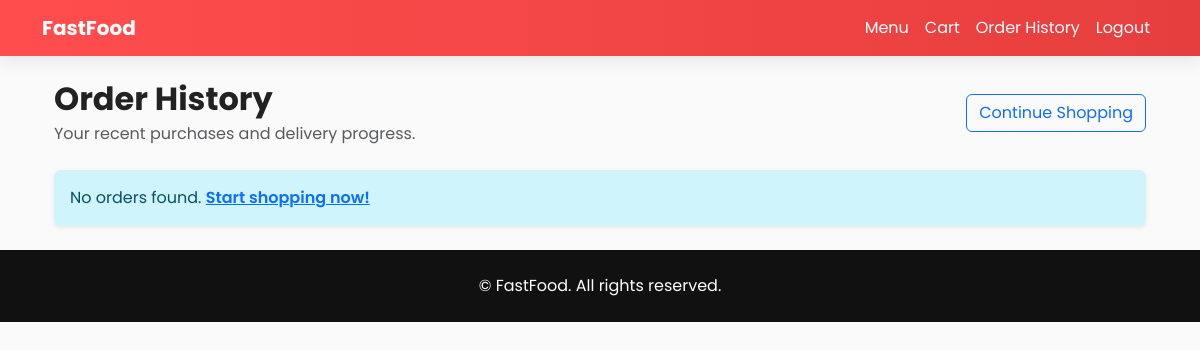
Before: /order-history/ (signed in) with the older database file.
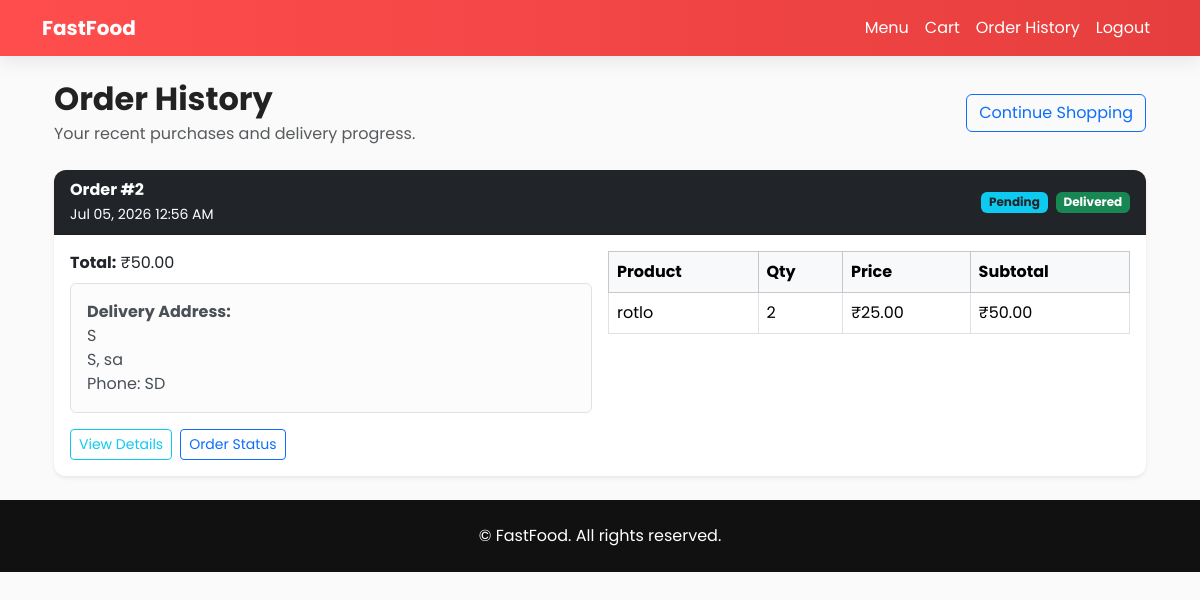
After: the same page with the newer database file.
### food_app/models.py (models this page shows, shortened)
class Order(models.Model):
    user = models.ForeignKey(User, on_delete=models.CASCADE)
    cart = models.ForeignKey(Cart, on_delete=models.SET_NULL, null=True, blank=True)
    total = models.DecimalField(max_digits=10, decimal_places=2)
    created_at = models.DateTimeField(default=timezone.now)
    status = models.CharField(max_length=20, default="Pending")
    delivery_address = models.ForeignKey(DeliveryAddress, on_delete=models.SET_NULL, null=True, blank=True)

class Delivery(models.Model):
    STATUS_CHOICES = [
        ('pending', 'Pending Assignment'),
        ('assigned', 'Assigned'),
        ('picked_up', 'Picked Up'),
        ('in_transit', 'In Transit'),
        ('delivered', 'Delivered'),
        ('cancelled', 'Cancelled'),
    ]
    order = models.OneToOneField(Order, on_delete=models.CASCADE, related_name="delivery")
    delivery_person = models.ForeignKey(DeliveryPerson, on_delete=models.SET_NULL, null=True, blank=True, related_name="deliveries")
    status = models.CharField(max_length=20, choices=STATUS_CHOICES, default='pending')
    estimated_delivery_time = models.DateTimeField(blank=True, null=True)
    actual_delivery_time = models.DateTimeField(blank=True, null=True)
    created_at = models.DateTimeField(default=timezone.now)
    updated_at = models.DateTimeField(auto_now=True)
    class Meta:
        verbose_name_plural = "Deliveries"

class DeliveryAddress(models.Model):
    user = models.ForeignKey(User, on_delete=models.CASCADE, related_name="delivery_addresses")
    street_address = models.CharField(max_length=255)
    city = models.CharField(max_length=100)
    postal_code = models.CharField(max_length=20)
    phone = models.CharField(max_length=20)
    latitude = models.FloatField(blank=True, null=True)
    longitude = models.FloatField(blank=True, null=True)
    is_default = models.BooleanField(default=False)
    created_at = models.DateTimeField(default=timezone.now)
    class Meta:
        verbose_name_plural = "Delivery Addresses"

class OrderItem(models.Model):
    order = models.ForeignKey(Order, on_delete=models.CASCADE, related_name="items")
    product = models.ForeignKey(Product, on_delete=models.SET_NULL, null=True)
    quantity = models.PositiveIntegerField()
    price = models.DecimalField(max_digits=10, decimal_places=2)
    @property
    def subtotal(self):
        return self.quantity * self.price

class Product(models.Model):
    category = models.ForeignKey(Category, on_delete=models.CASCADE, related_name="products")
    name = models.CharField(max_length=255)
    description = models.TextField(blank=True)
    price = models.DecimalField(max_digits=10, decimal_places=2)
    image = models.ImageField(upload_to='products/', blank=True, null=True)
    available = models.BooleanField(default=True)

### food_app/views.py (the view)
# urls.py: path("order-history/", views.order_history, name="order_history"),
@login_required(login_url="login")
def order_history(request):
    orders = request.user.order_set.all().order_by('-created_at')
    return render(request, "food_app/order_history.html", {
        "orders": orders
    })

### food_app/templates/food_app/order_history.html (shortened to what this page needs)
{% extends 'food_app/base.html' %}
{% block content %}
<div class="container mt-4">
    <div class="d-flex justify-content-between align-items-center mb-4">
        <div>
            <h2 class="fw-bold mb-1">Order History</h2>
            <p class="text-muted mb-0">Your recent purchases and delivery progress.</p>
        </div>
        <a href="{% url 'product_list' %}" class="btn btn-outline-primary">Continue Shopping</a>
    </div>
    {% if orders %}
        {% for order in orders %}
        <div class="card shadow-sm border-0 mb-4">
            <div class="card-header bg-dark text-white d-flex justify-content-between align-items-center">
                <div>
                    <strong>Order #{{ order.id }}</strong><br>
                    <small>{{ order.created_at|date:"M d, Y h:i A" }}</small>
                </div>
                <div class="d-flex gap-2 flex-wrap justify-content-end">
                    <span class="badge bg-info text-dark">{{ order.status }}</span>
                    {% if order.delivery %}
                        <span class="badge {% if order.delivery.status == 'delivered' %}bg-success{% elif order.delivery.status == 'cancelled' %}bg-danger{% else %}bg-warning text-dark{% endif %}">
                            {{ order.delivery.get_status_display }}
                        </span>
                    {% endif %}
                </div>
            </div>
            <div class="card-body">
                <div class="row g-3">
                    <div class="col-md-6">
                        <p class="mb-2"><strong>Total:</strong> ₹{{ order.total }}</p>
                        {% if order.delivery_address %}
                        <div class="alert alert-light border mb-0">
                            <strong>Delivery Address:</strong><br>
                            {{ order.delivery_address.street_address }}<br>
                            {{ order.delivery_address.city }}, {{ order.delivery_address.postal_code }}<br>
                            Phone: {{ order.delivery_address.phone }}
                        </div>
                        {% endif %}
                    </div>
                    <div class="col-md-6">
                        <div class="table-responsive">
                            <table class="table table-bordered align-middle mb-0">
                                <thead class="table-light">
                                    <tr>
                                        <th>Product</th>
                                        <th>Qty</th>
                                        <th>Price</th>
                                        <th>Subtotal</th>
                                    </tr>
                                </thead>
                                <tbody>
                                    {% for item in order.items.all %}
                                    <tr>
                                        <td>{{ item.product.name }}</td>
                                        <td>{{ item.quantity }}</td>
                                        <td>₹{{ item.price }}</td>
                                        <td>₹{{ item.subtotal }}</td>
                                    </tr>
                                    {% endfor %}
                                </tbody>
                            </table>
                        </div>
                    </div>
                </div>
                <div class="mt-3 d-flex gap-2 flex-wrap">
                    <a href="{% url 'order_detail' order.id %}" class="btn btn-sm btn-outline-info" data-async-page="{% url 'order_detail' order.id %}" data-modal-title="Order #{{ order.id }}">View Details</a>
                    <a href="{% url 'order_status' order.id %}" class="btn btn-sm btn-outline-primary" data-async-page="{% url 'order_status' order.id %}" data-modal-title="Order Status #{{ order.id }}">Order Status</a>
                </div>
            </div>
        </div>
        {% endfor %}
    {% else %}
        <div class="alert alert-info mt-4 shadow-sm border-0">
            <p class="mb-0">No orders found. <a href="{% url 'product_list' %}" class="fw-semibold">Start shopping now!</a></p>
        </div>
    {% endif %}
</div>
{% endblock %}

### food_app/templates/food_app/base.html (shortened to what this page needs)
{% load static %}
<!doctype html>
<html lang="en">
<head>
  <link href="https://cdn.jsdelivr.net/npm/bootstrap@5.3.2/dist/css/bootstrap.min.css" rel="stylesheet">
</head>
<body>
<nav class="navbar navbar-expand-lg">
  <div class="container">
    <a class="navbar-brand" href="{% url 'home' %}">FastFood</a>
    <div class="collapse navbar-collapse" id="mainNav">
      <ul class="navbar-nav ms-auto">
        <li class="nav-item"><a href="{% url 'product_list' %}" class="nav-link">Menu</a></li>
        <li class="nav-item"><a href="{% url 'cart' %}" class="nav-link">Cart</a></li>
        {% if user.is_authenticated %}
        <li class="nav-item"><a href="{% url 'order_history' %}" class="nav-link">Order History</a></li>
        <li class="nav-item"><a href="{% url 'logout' %}" class="nav-link">Logout</a></li>
        {% else %}
        <li class="nav-item"><a href="{% url 'login' %}" class="nav-link">Login</a></li>
        <li class="nav-item"><a href="{% url 'register' %}" class="nav-link">Register</a></li>
        {% endif %}
      </ul>
    </div>
  </div>
</nav>
<main class="container my-4 page-fade">
  {% block content %}{% endblock %}
</main>
<footer class="text-center py-4" style="background:#111;color:white;">
  © {{ now.year }} FastFood. All rights reserved.
</footer>
</body>
</html>

### food_app/templates/food_app/base.html (style rules this page uses)
:root { --brand:#ff4d4d; --brand-dark:#e63e3e; }
body { font-family: "Poppins"; background:#fafafa; color:#222; }
.navbar { background:linear-gradient(90deg,var(--brand),var(--brand-dark)); box-shadow:0 6px 18px rgba(0,0,0,0.08); }
.navbar-brand { color:white!important; font-weight:700; }
.nav-link { color:white!important; }
.card { border-radius:12px; overflow:hidden; transition:.2s; }
.page-fade { animation:fadeIn .35s ease; }

Changed rows visible on the page:
added Order: id "2", created_at "Jul 05, 2026 12:56 AM", status "Pending", delivery.status "Delivered", total "50.00", delivery_address.street_address "S", delivery_address.city "S", delivery_address.postal_code "sa", delivery_address.phone "SD"
added OrderItem: product.name "rotlo", quantity "2", price "25.00", subtotal "50.00"
Other visible differences:
text no longer shown: "No orders found. Start shopping now!"
